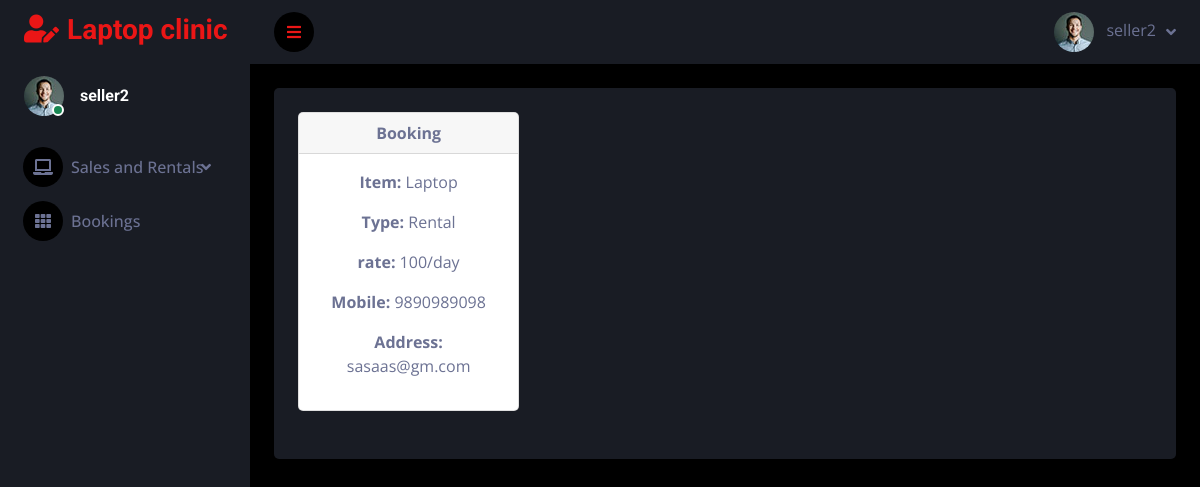
/sale_Bookings (signed in), run on an earlier commit of the app's database.
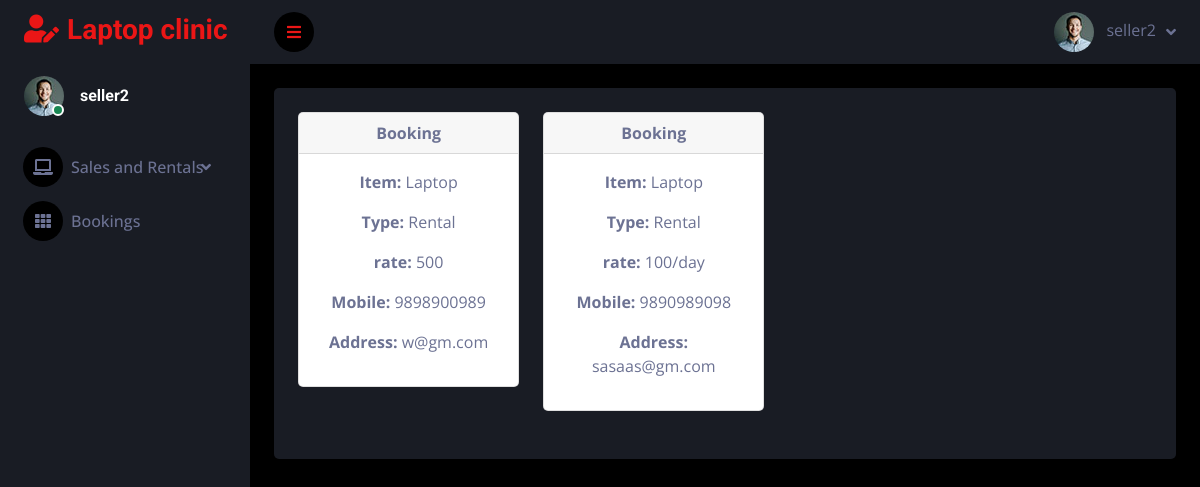
And on a later commit of the database.
### service_app/models.py (models this page shows)
class Cart(models.Model):
    user = models.ForeignKey(Customer, on_delete=models.CASCADE)
    sale = models.ForeignKey(Sales_add, on_delete=models.CASCADE)
    quantity = models.IntegerField()
    address = models.CharField(max_length=200)
    mobile = models.CharField(max_length=10,default=0000000000)
    status = models.IntegerField(default=0)

class Sales_add(models.Model):
    data= [
        ('Laptop', 'Laptop'),
        ('Tablets', 'Tablets'),
    ]
    TYPE = [
        ('Sale', 'Sale'),
        ('Rental', 'Rental'),
    ]
    user = models.ForeignKey(Login_view, on_delete=models.CASCADE)
    item = models.CharField(max_length=50, choices=data)
    type = models.CharField(max_length=50, choices=TYPE)
    location = models.CharField(max_length=50)
    description= models.TextField()
    rate = models.CharField(max_length=10)
    contact_no = models.CharField(max_length=100)
    pic = models.FileField(upload_to='pic/')
    status1 = models.BooleanField(default=0)
    quantity = models.IntegerField(default=0)

### service_app/sales_views.py (the view)
# urls.py: path("sale_Bookings",sales_views.Bookings,name = "sale_Bookings"),
def Bookings(request):
    u = request.user
    ticket = Cart.objects.filter(sale__user=u)
    print(ticket)
    return render(request,'sales/my_ticket.html', {'ticket': ticket})

### templates/sales/my_ticket.html (shortened to what this page needs)
{% extends 'seller_dash.html' %}
{% block content %}
<div class="col-lg-10">
    <div class="row">
        {% for n in ticket %}
        <div class="col-lg-4">
            <div class="card mb-4">
                <div class="card-header">
                    <strong class="card-title">Booking</strong>
                </div>
                <div class="card-body">
                    <div class="movie-ticket">
                        <div class="ticket-info">
                            <p><strong>Item:</strong> {{ n.sale.item }}</p>
                            <p><strong>Type:</strong> {{ n.sale.type }}</p>
                            <p><strong>rate:</strong> {{ n.sale.rate }}</p>
                            <p><strong>Mobile:</strong> {{ n.mobile }}</p>
                             <p><strong>Address:</strong> {{ n.address }}</p>
                        </div>
                    </div>
                </div>
            </div>
        </div>
        {% endfor %}
    </div>
</div>
{% endblock %}

What changed in the data, as far as the page shows it:
added Cart: sale.item "Laptop", sale.type "Rental", sale.rate "500", mobile "9898900989", address "w@gm.com"
